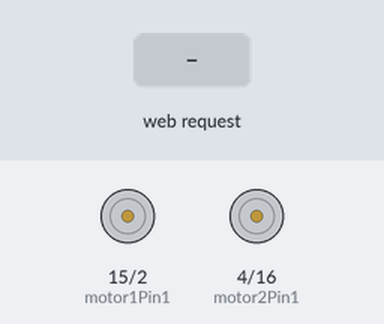
The sketch below on a simulated ESP32. Shown: motor-driver pin pairs drawn as motors (green arrow = first pin HIGH = forward, orange = second pin HIGH = backward, longer = more drive, scaled by the enable pin). Inputs (shaded band) come from the test bench. WiFi joins after 1.5 s; servers stay silent unless stated; what the sketch prints to the serial monitor is not drawn.

Above: at 2.7 s.
2.8 s: HTTP request GET /forward received
At 3.5 s:
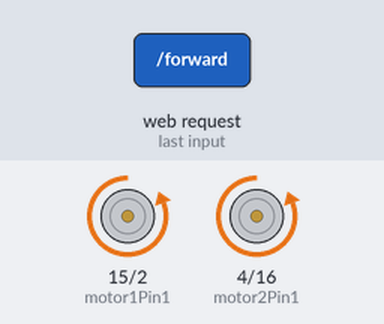
4.3 s: HTTP request GET /left received
At 4.7 s:
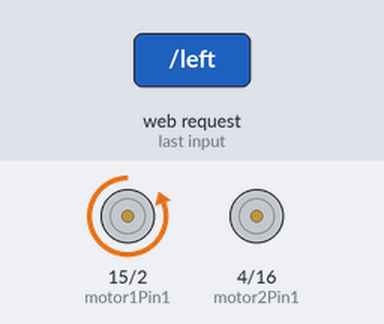
5.8 s: HTTP request GET /right received
At 7.0 s:
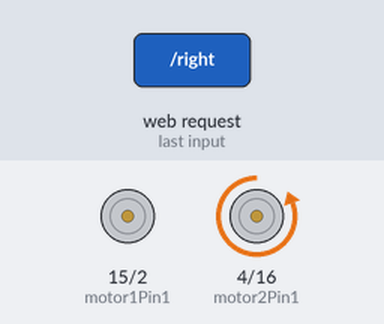
7.3 s: HTTP request GET /reverse received
At 8.2 s:
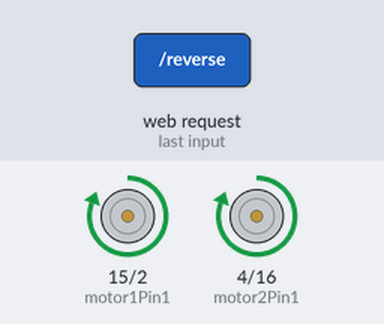
8.8 s: HTTP request GET /forward?value=1 received
At 9.3 s:
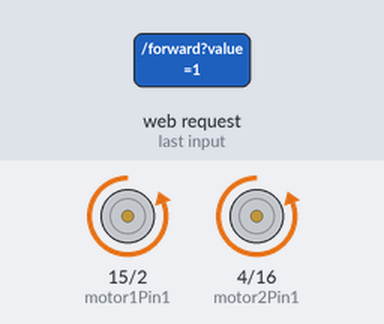
10.3 s: HTTP request GET /left?value=1 received
At 11.7 s:
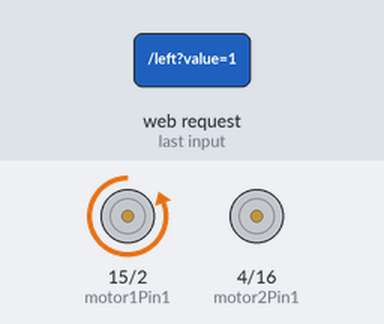
Timing chart, 0 to 12.8 s (numbered marks = the images above; inputs shaded):
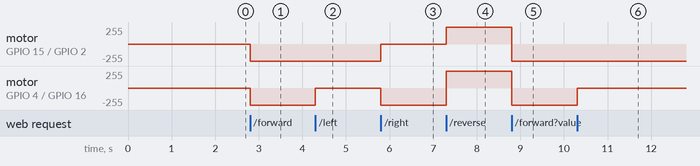

The sketch:

jj.ino
```cpp
#include <WiFi.h>
#include <WebServer.h>
#include <ESPmDNS.h>

// === CONFIGURABLE CONSTANTS ===
const char* ssid = "loki"; // Primary Wi-Fi SSID
const char* password = "12345678"; // Primary Wi-Fi Password
const char* fallback_ssid = "ESP32-Car";      // Fallback Access Point SSID
const char* fallback_password = "12345678";   // Fallback Access Point Password
const char* hostname = "esp32-car";          // mDNS Hostname

// Motor Pins (L298N)
const int motor1Pin1 = 15; // IN1
const int motor1Pin2 = 2;  // IN2
const int enable1Pin = 13; // ENA
const int motor2Pin1 = 4;  // IN3
const int motor2Pin2 = 16; // IN4
const int enable2Pin = 12; // ENB

// WebServer on port 80
WebServer server(80);

// Fallback Mode
bool fallback_mode = false;

// Motor speed (0-255)
int motorSpeed = 255; // Default speed: full speed

// === Function Prototypes ===
void handleRoot();
void handleForward();
void handleLeft();
void handleRight();
void handleReverse();
void handleStop();
void handleSetSpeed();
void setupFallbackAP();

// === Web Interface ===
const char html[] PROGMEM = R"rawliteral(
<!DOCTYPE HTML><html>
<head>
  <meta name="viewport" content="width=device-width, initial-scale=1">
  <link rel="icon" href="data:,">
  <style>
    html { font-family: Helvetica; text-align: center; }
    .button { background-color: #4CAF50; border: none; color: white; padding: 16px; margin: 4px; cursor: pointer; font-size: 20px; }
    .button-stop { background-color: #f44336; }
    .slider { width: 50%; }
  </style>
</head>
<body>
  <h1>ESP32 Car Control</h1>
  <p><button class="button" onclick="fetch('/forward')">FORWARD</button></p>
  <p>
    <button class="button" onclick="fetch('/left')">LEFT</button>
    <button class="button button-stop" onclick="fetch('/stop')">STOP</button>
    <button class="button" onclick="fetch('/right')">RIGHT</button>
  </p>
  <p><button class="button" onclick="fetch('/reverse')">REVERSE</button></p>
  <p>
    <label for="speed">Speed:</label>
    <input type="range" id="speed" class="slider" min="0" max="255" value="255" onchange="setSpeed(this.value)">
    <p id="speedValue">Speed: 255</p>
  </p>

  <script>
    function setSpeed(value) {
      document.getElementById('speedValue').innerHTML = "Speed: " + value;
      fetch('/setSpeed?value=' + value);
    }
  </script>
</body>
</html>)rawliteral";

// === Web Handlers ===
void handleRoot() {
  server.send(200, "text/html", html);
}

void handleForward() {
  Serial.println("Forward");
  digitalWrite(motor1Pin1, LOW);
  digitalWrite(motor1Pin2, HIGH);
  digitalWrite(motor2Pin1, LOW);
  digitalWrite(motor2Pin2, HIGH);
  analogWrite(enable1Pin, motorSpeed); // Adjust speed with PWM
  analogWrite(enable2Pin, motorSpeed); // Adjust speed with PWM
  server.send(200);
}

void handleLeft() {
  Serial.println("Left");
  digitalWrite(motor1Pin1, LOW);
  digitalWrite(motor1Pin2, HIGH);
  digitalWrite(motor2Pin1, LOW);
  digitalWrite(motor2Pin2, LOW);
  analogWrite(enable1Pin, motorSpeed); // Adjust speed with PWM
  analogWrite(enable2Pin, motorSpeed); // Adjust speed with PWM
  server.send(200);
}

void handleRight() {
  Serial.println("Right");
  digitalWrite(motor1Pin1, LOW);
  digitalWrite(motor1Pin2, LOW);
  digitalWrite(motor2Pin1, LOW);
  digitalWrite(motor2Pin2, HIGH);
  analogWrite(enable1Pin, motorSpeed); // Adjust speed with PWM
  analogWrite(enable2Pin, motorSpeed); // Adjust speed with PWM
  server.send(200);
}

void handleReverse() {
  Serial.println("Reverse");
  digitalWrite(motor1Pin1, HIGH);
  digitalWrite(motor1Pin2, LOW);
  digitalWrite(motor2Pin1, HIGH);
  digitalWrite(motor2Pin2, LOW);
  analogWrite(enable1Pin, motorSpeed); // Adjust speed with PWM
  analogWrite(enable2Pin, motorSpeed); // Adjust speed with PWM
  server.send(200);
}

void handleStop() {
  Serial.println("Stop");
  digitalWrite(motor1Pin1, LOW);
  digitalWrite(motor1Pin2, LOW);
  digitalWrite(motor2Pin1, LOW);
  digitalWrite(motor2Pin2, LOW);
  analogWrite(enable1Pin, 0); // Stop motor 1
  analogWrite(enable2Pin, 0); // Stop motor 2
  server.send(200);
}

// Handle speed change
void handleSetSpeed() {
  if (server.hasArg("value")) {
    motorSpeed = server.arg("value").toInt();
    Serial.print("Speed set to: ");
    Serial.println(motorSpeed);
  }
  server.send(200);
}

// === Setup Fallback AP ===
void setupFallbackAP() {
  WiFi.softAP(fallback_ssid, fallback_password);
  IPAddress IP = WiFi.softAPIP();
  Serial.println("Fallback AP started");
  Serial.print("IP address: ");
  Serial.println(IP);
  fallback_mode = true;
}

// === Setup and Loop ===
void setup() {
  Serial.begin(115200);

  // Motor Pins as Outputs
  pinMode(motor1Pin1, OUTPUT);
  pinMode(motor1Pin2, OUTPUT);
  pinMode(motor2Pin1, OUTPUT);
  pinMode(motor2Pin2, OUTPUT);
  pinMode(enable1Pin, OUTPUT);  // Motor speed control (ENA)
  pinMode(enable2Pin, OUTPUT);  // Motor speed control (ENB)

  // Start WiFi
  WiFi.begin(ssid, password);
  Serial.print("Connecting to WiFi...");
  unsigned long startAttemptTime = millis();

  while (WiFi.status() != WL_CONNECTED && millis() - startAttemptTime < 20000) {
    delay(500);
    Serial.print("...");
  }

  if (WiFi.status() != WL_CONNECTED) {
    Serial.println("\nWiFi connection failed. Starting fallback AP...");
    setupFallbackAP();
  } else {
    Serial.println("\nWiFi connected.");
    Serial.println("IP Address: " + WiFi.localIP().toString());

    if (!MDNS.begin(hostname)) {
      Serial.println("Error starting mDNS");
    }
    Serial.println("mDNS responder started");
  }

  // Define Web Server Routes
  server.on("/", handleRoot);
  server.on("/forward", handleForward);
  server.on("/left", handleLeft);
  server.on("/right", handleRight);
  server.on("/reverse", handleReverse);
  server.on("/stop", handleStop);
  server.on("/setSpeed", handleSetSpeed);  // Route for speed control
  server.begin();
  Serial.println("HTTP server started");
}

void loop() {
  server.handleClient();
}
```

Measured:
- after the input at 2.8 s, motor on GPIO 15 (motor1Pin1) / GPIO 2 (motor1Pin2), motor on GPIO 4 (motor2Pin1) / GPIO 16 (motor2Pin2): stopped → backward 255/255 at once
- after the input at 4.3 s, motor on GPIO 4 (motor2Pin1) / GPIO 16 (motor2Pin2): backward 255/255 → stopped at once
- after the input at 5.8 s, motor on GPIO 15 (motor1Pin1) / GPIO 2 (motor1Pin2): backward 255/255 → stopped at once; motor on GPIO 4 (motor2Pin1) / GPIO 16 (motor2Pin2): stopped → backward 255/255 at once
- after the input at 7.3 s, motor on GPIO 15 (motor1Pin1) / GPIO 2 (motor1Pin2): stopped → forward 255/255 at once; motor on GPIO 4 (motor2Pin1) / GPIO 16 (motor2Pin2): backward 255/255 → forward 255/255 at once
- after the input at 8.8 s, motor on GPIO 15 (motor1Pin1) / GPIO 2 (motor1Pin2), motor on GPIO 4 (motor2Pin1) / GPIO 16 (motor2Pin2): forward 255/255 → backward 255/255 at once
- after the input at 10.3 s, motor on GPIO 4 (motor2Pin1) / GPIO 16 (motor2Pin2): backward 255/255 → stopped at once
